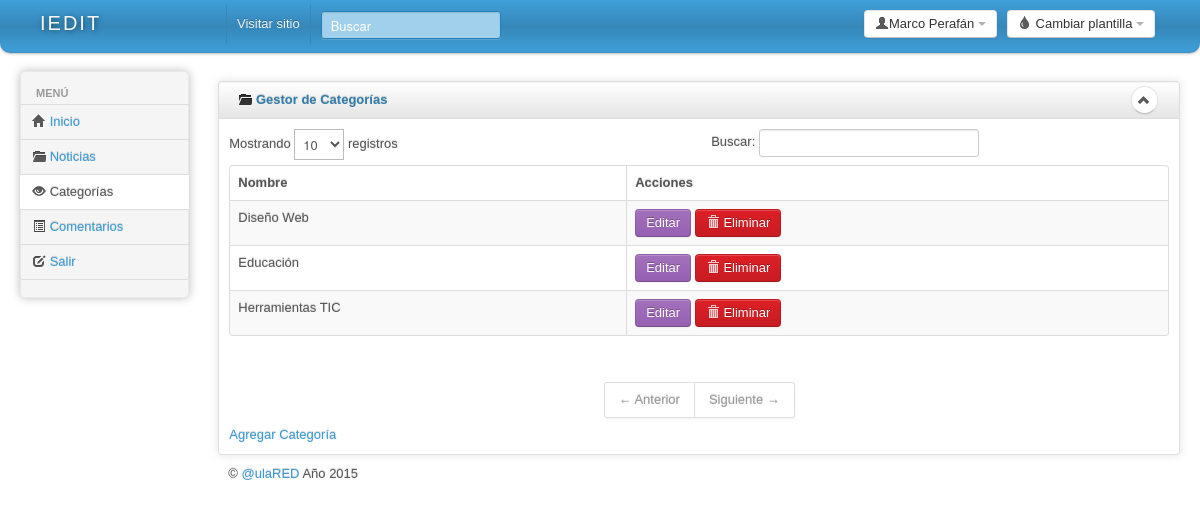
/administrador/categorias.php (signed in), run on the app's committed database.
### tables this page shows
CREATE TABLE IF NOT EXISTS `categoria` (
  `idcategoria` int(11) NOT NULL AUTO_INCREMENT,
  `categoria` varchar(45) DEFAULT NULL,
  `descripcion` varchar(255) DEFAULT NULL,
  PRIMARY KEY (`idcategoria`)
);

### administrador/class/principal.php (called while the page is built, shortened)
<?php
	class Principal{
		public function Conectar(){
			$servidor="localhost";
			$user = "root";
			$password = "00032064";
			$link = mysql_connect($servidor,$user,$password);
			$bd = "cblog";
			return $link;
		}
	}
?>

### administrador/class/categorias.php (called while the page is built, shortened)
<?php
	require_once 'principal.php';
	class Categorias extends Principal {
		private $categorias;
		public function __construct(){
			$this->categorias = array();
		}
		public function get(){
			$consulta = sprintf(
							"select idcategoria, categoria from categoria;"
						);
			$result = mysql_query($consulta);
			while ($reg = mysql_fetch_assoc($result)) {
				$this->categorias[] = $reg;
			}
			return $this->categorias;
		}
	}
?>

### administrador/categorias.php (the view, shortened to what this page needs)
<?php
	require_once 'class/categorias.php';
	if (isset($_SESSION["id"]) and isset($_SESSION["nombre"])) {
		$categorias = new Categorias();
		$datos = $categorias->get();
?>
<!DOCTYPE html>
<html lang="es">
<head>
	<?php include 'includes/head.php' ?>
</head>
<body>
		 <?php include 'includes/topbar.php' ?>
		<div class="container-fluid">
		<div class="row-fluid">
			<div class="span2 main-menu-span">
			<?php include 'includes/sidebar.php' ?>
			</div>
			<div id="content" class="span10">
		   <div class="row-fluid sortable">
				<div class="box span12">
					<div class="box-header well" data-original-title>
						<h3><i class=" icon-folder-open"></i> Gestor de Categorías</h3>
						<div class="box-icon">
							<a href="#" class="btn btn-minimize btn-round"><i class="icon-chevron-up"></i></a>
						</div>
					</div>
					<div class="box-content">
						<?php
							if(sizeof($datos) > 0){
							?>
							 <table class="table table-striped table-bordered bootstrap-datatable datatable">
							<thead>
							<tr>
								<th>Nombre</th>
								<th>Acciones</th>
							</tr>
							</thead>
							<tbody>
								<?php
									foreach ($datos as $key) {
								?>
								<tr>
									<td class="center"><?php echo $key["categoria"]; ?></td>
									<td class="center">
									<a class="btn btn-info" href="modificarCategoria.php?id=<?php echo $key['idcategoria']; ?>"
										<i class="icon-edit icon-white"></i>
										Editar</a>
									<a class="btn btn-danger" href="javascript:void(0);" onclick="eliminiar('delCategoria.php','<?php echo $key["idcategoria"]; ?>')">
										<i class="icon-trash icon-white"></i>
										Eliminar
									</a>
								</tr>
							<?php
								}
							?>
							</tbody>
						 </table>
						<?php
							}else{
								?><div class="alert alert-info"><?php
											echo "No hay categorías"; ?></div><?php
							}
						?>
						<a href="insertarCategoria.php">Agregar Categoría</a>
					</div>
				</div>
			</div>
		<?php include 'includes/footer.php' ?>
</body>
</html>
<?php
	} else {
		header("Location: index.php");
	}
?>

### administrador/css/charisma-app.css (style rules this page uses)
.box { border: 1px solid #DEDEDE; border-radius:3px; -webkit-border-radius:3px; -moz-border-radius:3px; margin-top: 10px; margin-bottom: 10px ; box-shadow: 0 0 10px rgba(189, 189, 189, 0.4); -webkit-box-shadow: 0 0 10px rgba(189, 189, 189, 0.4); -moz-box-shadow: 0 0 10px rgba(189, 189, 189, 0.4); }
.box-header { border:none; padding-top:5px; border-bottom: 1px solid #DEDEDE; border-radius:3px 3px 0 0; -webkit-border-radius:3px 3px 0 0; -moz-border-radius:3px 3px 0 0; height:12px; min-height:12px; margin-bottom: 0; cursor:move; font-weight:bold; font-size:16px; background: -moz-linear-gradient(top, rgba(255,255,255,0) 0%, rgba(0,0,0,0.1) 100%); background: -webkit-gradient(linear, left top, left bottom, color-stop(0%,rgba(255,255,255,0)), color-stop(100%,rgba(0,0,0,0.1))); background: -webkit-linear-gradient(top, rgba(255,255,255,0) 0%,rgba(0,0,0,0.1) 100%); background: -o-linear-gradient(top, rgba(255,255,255,0) 0%,rgba(0,0,0,0.1) 100%); background: -ms-linear-gradient(top, rgba(255,255,255,0) 0%,rgba(0,0,0,0.1) 100%); background: linear-gradient(to bottom, rgba(255,255,255,0) 0%,rgba(0,0,0,0.1) 100%); filter: progid:DXImageTransform.Microsoft.gradient( startColorstr='#00ffffff', endColorstr='#1a000000',GradientType=0 ); }
.box-header h3 { font-size:13px; width:auto; clear:none; float:left; line-height:25px; white-space: nowrap; }
.box-icon { float:right; }
.box-icon a { clear:none; float:left; margin:0 2px; height: 18px; width:5px; margin-top: -1px; }
.box-icon a i { margin-left:-4.5px; }
.box-content { padding:10px; }
.btn-round { border-radius: 40px; -webkit-border-radius: 40px; -moz-border-radius: 40px; font-size:12px; padding-top:4px; }

### administrador/includes/head.php (style rules this page uses)
body { padding-bottom: 40px; }

### data on the page
categoria: categoria "Diseño Web"
categoria: categoria "Educación"
categoria: categoria "Herramientas TIC"

### other printed values
$_SESSION["nombre"] "Marco Perafán"
